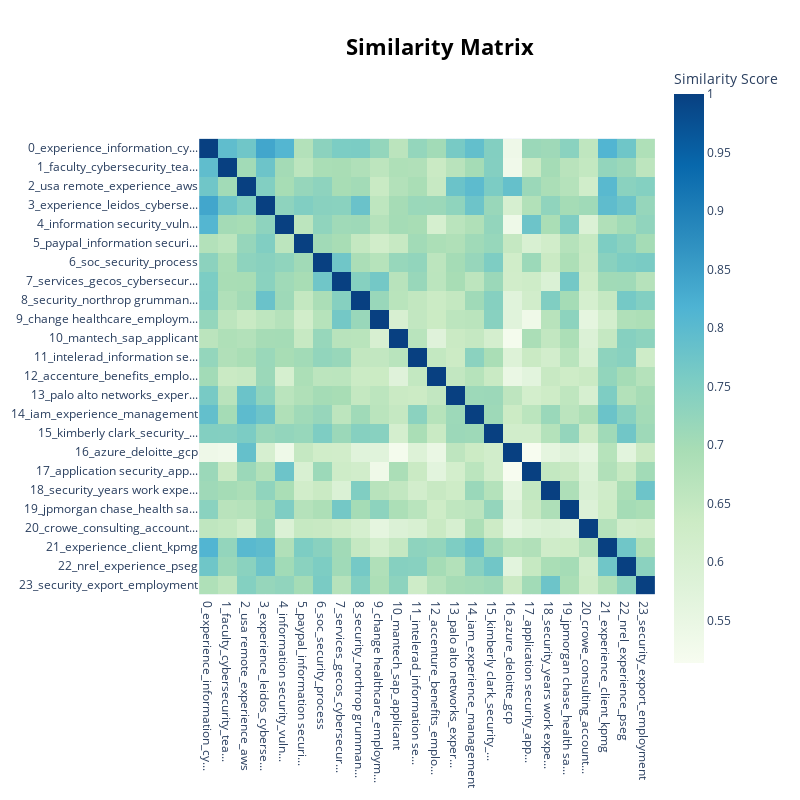

The code cell stored with this chart in its notebook:
### Code cell
topic_model_in.visualize_heatmap()

### Figure 1 — Plotly figure (JSON) as saved in the notebook; plotly's stock layout.template omitted (floating-point values rounded to 4 significant figures; data arrays with more than 128 entries replaced by an {"elided": "..."} marker saying what was removed)
{"data": [{"coloraxis": "coloraxis", "hovertemplate": "x: %{x}<br>y: %{y}<br>Similarity Score: %{z}<extra></extra>", "name": "0", "type": "heatmap", "x": ["0_experience_information_cy...", "1_faculty_cybersecurity_tea...", "2_usa remote_experience_aws", "3_experience_leidos_cyberse...", "4_information security_vuln...", "5_paypal_information securi...", "6_soc_security_process", "7_services_gecos_cybersecur...", "8_security_northrop grumman...", "9_change healthcare_employm...", "10_mantech_sap_applicant", "11_intelerad_information se...", "12_accenture_benefits_emplo...", "13_palo alto networks_exper...", "14_iam_experience_management", "15_kimberly clark_security_...", "16_azure_deloitte_gcp", "17_application security_app...", "18_security_years work expe...", "19_jpmorgan chase_health sa...", "20_crowe_consulting_account...", "21_experience_client_kpmg", "22_nrel_experience_pseg", "23_security_export_employment"], "xaxis": "x", "y": ["0_experience_information_cy...", "1_faculty_cybersecurity_tea...", "2_usa remote_experience_aws", "3_experience_leidos_cyberse...", "4_information security_vuln...", "5_paypal_information securi...", "6_soc_security_process", "7_services_gecos_cybersecur...", "8_security_northrop grumman...", "9_change healthcare_employm...", "10_mantech_sap_applicant", "11_intelerad_information se...", "12_accenture_benefits_emplo...", "13_palo alto networks_exper...", "14_iam_experience_management", "15_kimberly clark_security_...", "16_azure_deloitte_gcp", "17_application security_app...", "18_security_years work expe...", "19_jpmorgan chase_health sa...", "20_crowe_consulting_account...", "21_experience_client_kpmg", "22_nrel_experience_pseg", "23_security_export_employment"], "yaxis": "y", "z": {"elided": "24x24 float values"}}], "layout": {"coloraxis": {"colorbar": {"title": {"text": "Similarity Score"}}, "colorscale": [[0, "rgb(247,252,240)"], [0.125, "rgb(224,243,219)"], [0.25, "rgb(204,235,197)"], [0.375, "rgb(168,221,181)"], [0.5, "rgb(123,204,196)"], [0.625, "rgb(78,179,211)"], [0.75, "rgb(43,140,190)"], [0.875, "rgb(8,104,172)"], [1, "rgb(8,64,129)"]]}, "height": 800, "hoverlabel": {"bgcolor": "white", "font": {"family": "Rockwell", "size": 16}}, "legend": {"title": {"text": "Trend"}}, "margin": {"t": 60}, "showlegend": true, "title": {"font": {"color": "Black", "size": 22}, "text": "<b>Similarity Matrix</b>", "x": 0.55, "xanchor": "center", "y": 0.95, "yanchor": "top"}, "width": 800, "xaxis": {"anchor": "y", "constrain": "domain", "domain": [0, 1], "scaleanchor": "y"}, "yaxis": {"anchor": "x", "autorange": "reversed", "constrain": "domain", "domain": [0, 1]}}}
